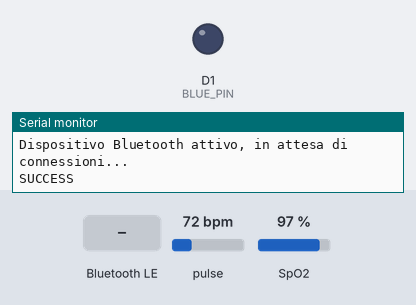
A sketch run on a simulated Arduino Nano 33 IoT. Parts: output pins drawn as LEDs (lit = HIGH), the last lines printed to the serial monitor. The inputs (shaded band) are chosen by the test bench; at power-on: pulse 72 bpm, SpO2 97 %. Nothing arrives over Bluetooth unless stated; a phone connects over Bluetooth LE 3 s after start.

Above: at 1.2 s.
1.3 s: Bluetooth LE write "1" received
At 3.8 s:
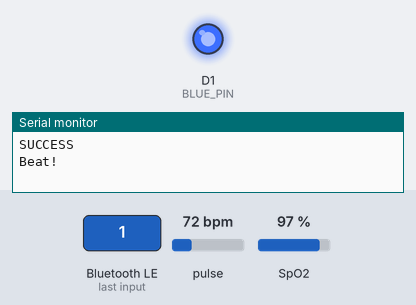
Timing chart, 0 to 5.3 s (numbered marks = the images above; inputs shaded):
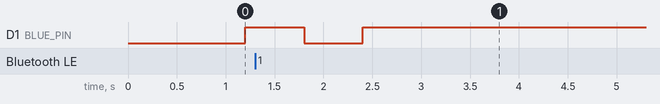

The sketch:

ble_ossigeno.ino
```cpp
#include <Wire.h>
#include "MAX30100_PulseOximeter.h"
#include <ArduinoBLE.h>

BLEService bleService("8ee10201-ce06-438a-9e59-549e3a39ba35"); // Service

BLEShortCharacteristic blePulse("5ccbbe29-e92d-4a1e-9596-f1a8028091f8", BLERead | BLENotify);    // Pulsazioni
BLEShortCharacteristic bleOximetry("14e07ff9-3def-4338-9749-a5bc33a7603f", BLERead | BLENotify);      // Saturazione
BLEByteCharacteristic bleCommand("bf789fb6-f22d-43b5-bf9e-d5a166a86afa", BLERead | BLEWrite | BLENotify);   // Comandi

#define BLUE_PIN 1

bool isBlueLedBlinking = true;
bool blueLedState = HIGH;

long previousMillis = 0;

unsigned long previousBlueLedMillis = 0;
unsigned long currentMillis = 0;
long blueLedBlinkInterval = 600;

#define REPORTING_PERIOD_MS     5000
// PulseOximeter is the higher level interface to the sensor
// it offers:
//  * beat detection reporting
//  * heart rate calculation
//  * SpO2 (oxidation level) calculation
PulseOximeter pox;

uint32_t tsLastReport = 0;

bool performingMesure = false;

bool isConnected = false;

BLEDevice central;

byte isPulse = 0;

void onBeatDetected() {
  if (performingMesure) {
    Serial.println("Beat!");

    if (isPulse == 0) {
      isPulse = 1;
    } else {
       isPulse = 0;
    }

    if (isConnected) {
      bleCommand.writeValue(isPulse);
    }
  }
}

void setup() {
  Serial.begin(9600);

  pinMode(BLUE_PIN, OUTPUT);

  if (!BLE.begin()) {
    Serial.println("starting Bluetooth® Low Energy failed!");
    while (1);
  }

  BLE.setLocalName("AA Pulse Oximeter");
  BLE.setAdvertisedService(bleService);

  bleService.addCharacteristic(blePulse);
  bleService.addCharacteristic(bleOximetry);
  bleService.addCharacteristic(bleCommand);

  BLE.addService(bleService);

  blePulse.writeValue(0);
  bleOximetry.writeValue(0);
  bleCommand.writeValue(0);

  BLE.advertise();
  Serial.println("Dispositivo Bluetooth attivo, in attesa di connessioni...");

  if (!pox.begin()) {
    Serial.println("FAILED");
    for (;;);
  } else {
    Serial.println("SUCCESS");
  }

  // The default current for the IR LED is 50mA and it could be changed
  //   by uncommenting the following line. Check MAX30100_Registers.h for all the
  //   available options.
  pox.setIRLedCurrent(MAX30100_LED_CURR_7_6MA);
  // Register a callback for the beat detection
  pox.setOnBeatDetectedCallback(onBeatDetected);
}

void blinkCycle() {
  if (!isBlueLedBlinking) return;

  if (currentMillis - previousBlueLedMillis >= blueLedBlinkInterval) {
    previousBlueLedMillis = currentMillis;

    if (blueLedState == LOW) {
      blueLedState = HIGH;
    } else {
      blueLedState = LOW;
    }

    digitalWrite(BLUE_PIN, blueLedState);
  }
}

void performeMesure() {
  int bpm = 0;
  int spo2 = 0;
  // Asynchronously dump heart rate and oxidation levels to the serial
  // For both, a value of 0 means "invalid"
  if (millis() - tsLastReport > REPORTING_PERIOD_MS) {
    Serial.print("Heart rate:");
    bpm = pox.getHeartRate();
    spo2 = pox.getSpO2();
    Serial.println(bpm);
    blePulse.writeValue(bpm);

    Serial.print("SpO2:");
    Serial.print(spo2);
    Serial.println("%");
    bleOximetry.writeValue(spo2);

    tsLastReport = millis();
  }
}

void loop() {
  pox.update();

  currentMillis = millis();

  blinkCycle();

  if (performingMesure) {
    performeMesure();
  }

  if (!isConnected) {
    central = BLE.central(); // wait for a Bluetooth® Low Energy central
  }

  if (central.connected()) {  // if a central is connected to the peripheral
    isConnected = true;
    isBlueLedBlinking = false;
    digitalWrite(BLUE_PIN, HIGH);

    if (bleCommand.written()) {
      if (bleCommand.value()) {   // any value other than 0
        digitalWrite(LED_BUILTIN, HIGH);         // will turn the LED on
        performingMesure = true;
      } else {                              // a 0 value
        digitalWrite(LED_BUILTIN, LOW);          // will turn the LED off
        performingMesure = false;
      }
    }
  } else {
    isBlueLedBlinking = true;
    isConnected = false;
    performingMesure = false;
    digitalWrite(LED_BUILTIN, LOW);
  }
}
```
